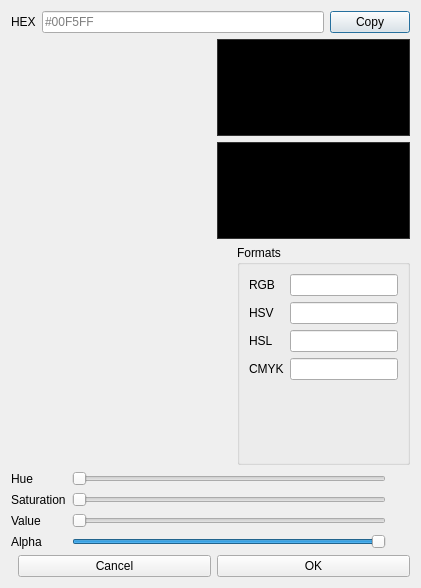
<?xml version="1.0" encoding="UTF-8"?>
<ui version="4.0">
 <class>ColorPickerDialog</class>
 <widget class="QDialog" name="ColorPickerDialog">
  <property name="windowTitle">
   <string>Color Picker</string>
  </property>

  <layout class="QVBoxLayout" name="verticalLayout">

   <!-- ================= ROW 1: HEX + PRESETS ================= -->
   <item>
    <layout class="QHBoxLayout">

     <!-- HEX -->
     <item>
      <layout class="QHBoxLayout">
       <item>
        <widget class="QLabel">
         <property name="text"><string>HEX</string></property>
        </widget>
       </item>
       <item>
        <widget class="QLineEdit" name="editHex">
         <property name="placeholderText"><string>#00F5FF</string></property>
        </widget>
       </item>
       <item>
        <widget class="QPushButton" name="btnCopy">
         <property name="text"><string>Copy</string></property>
        </widget>
       </item>
      </layout>
     </item>




     <!-- PRESETS -->
     <item>
      <layout class="QHBoxLayout" name="presetLayout"/>
     </item>

    </layout>
   </item>

   <!-- ================= ROW 2: WHEEL + PREVIEW ================= -->
   <item>
    <layout class="QHBoxLayout">

     <!-- COLOR WHEEL -->
     <item>
      <widget class="QWidget" name="wheelPlaceholder">
       <property name="minimumSize">
        <size><width>200</width><height>200</height></size>
       </property>
       <layout class="QVBoxLayout"/>
      </widget>
     </item>

     <!-- PREVIEW -->
     <item>
      <layout class="QVBoxLayout">
       <item>
        <widget class="QFrame" name="previewPrevious">
         <property name="minimumHeight"><number>90</number></property>
         <property name="styleSheet">
          <string>background:#000;border:1px solid #333;</string>
         </property>
        </widget>
       </item>
       <item>
        <widget class="QFrame" name="previewCurrent">
         <property name="minimumHeight"><number>90</number></property>
         <property name="styleSheet">
          <string>background:#000;border:1px solid #333;</string>
         </property>
        </widget>
       </item>
      </layout>
     </item>

    </layout>
   </item>

   <!-- ================= ROW 3: SV PICKER + FORMATS ================= -->
   <item>
    <layout class="QHBoxLayout">

     <!-- SV PICKER -->
     <item>
      <widget class="QWidget" name="svPickerPlaceholder">
       <property name="minimumSize">
        <size><width>220</width><height>220</height></size>
       </property>
       <layout class="QVBoxLayout"/>
      </widget>
     </item>

     <!-- FORMATS -->
     <item>
      <widget class="QGroupBox" name="formatGroup">
       <property name="title"><string>Formats</string></property>
       <layout class="QFormLayout">
        <item row="0" column="0">
         <widget class="QLabel"><property name="text"><string>RGB</string></property></widget>
        </item>
        <item row="0" column="1">
         <widget class="QLineEdit" name="editRGB"/>
        </item>

        <item row="1" column="0">
         <widget class="QLabel"><property name="text"><string>HSV</string></property></widget>
        </item>
        <item row="1" column="1">
         <widget class="QLineEdit" name="editHSV"/>
        </item>

        <item row="2" column="0">
         <widget class="QLabel"><property name="text"><string>HSL</string></property></widget>
        </item>
        <item row="2" column="1">
         <widget class="QLineEdit" name="editHSL"/>
        </item>

        <item row="3" column="0">
         <widget class="QLabel"><property name="text"><string>CMYK</string></property></widget>
        </item>
        <item row="3" column="1">
         <widget class="QLineEdit" name="editCMYK"/>
        </item>
       </layout>
      </widget>
     </item>

    </layout>
   </item>

   <!-- ================= ROW 4: SLIDERS + HISTORY ================= -->
   <item>
    <layout class="QHBoxLayout">

     <!-- SLIDERS -->
     <item>
      <layout class="QFormLayout">
       <item row="0" column="0">
        <widget class="QLabel"><property name="text"><string>Hue</string></property></widget>
       </item>
       <item row="0" column="1">
        <widget class="QSlider" name="sliderHue">
         <property name="orientation"><enum>Qt::Horizontal</enum></property>
         <property name="maximum"><number>359</number></property>
        </widget>
       </item>

       <item row="1" column="0">
        <widget class="QLabel"><property name="text"><string>Saturation</string></property></widget>
       </item>
       <item row="1" column="1">
        <widget class="QSlider" name="sliderSat">
         <property name="orientation"><enum>Qt::Horizontal</enum></property>
         <property name="maximum"><number>255</number></property>
        </widget>
       </item>

       <item row="2" column="0">
        <widget class="QLabel"><property name="text"><string>Value</string></property></widget>
       </item>
       <item row="2" column="1">
        <widget class="QSlider" name="sliderVal">
         <property name="orientation"><enum>Qt::Horizontal</enum></property>
         <property name="maximum"><number>255</number></property>
        </widget>
       </item>

       <item row="3" column="0">
        <widget class="QLabel"><property name="text"><string>Alpha</string></property></widget>
       </item>
       <item row="3" column="1">
        <widget class="QSlider" name="sliderAlpha">
         <property name="orientation"><enum>Qt::Horizontal</enum></property>
         <property name="maximum"><number>255</number></property>
         <property name="value"><number>255</number></property>
        </widget>
       </item>
      </layout>
     </item>

     <!-- HISTORY -->
     <item>
      <widget class="QWidget" name="historyPlaceholder">
       <property name="minimumWidth"><number>160</number></property>
       <layout class="QVBoxLayout"/>
      </widget>
     </item>

    </layout>
   </item>

   <!-- ================= ROW 5: BUTTONS ================= -->
   
   <item>
    <layout class="QHBoxLayout">
     <item>
      <spacer>
       <property name="orientation"><enum>Qt::Horizontal</enum></property>
      </spacer>
     </item>
     <item>
      <widget class="QPushButton" name="btnCancel">
       <property name="text"><string>Cancel</string></property>
      </widget>
     </item>
     <item>
      <widget class="QPushButton" name="btnOk">
       <property name="text"><string>OK</string></property>
      </widget>
     </item>
    </layout>
   </item>

  </layout>
 </widget>
</ui>
